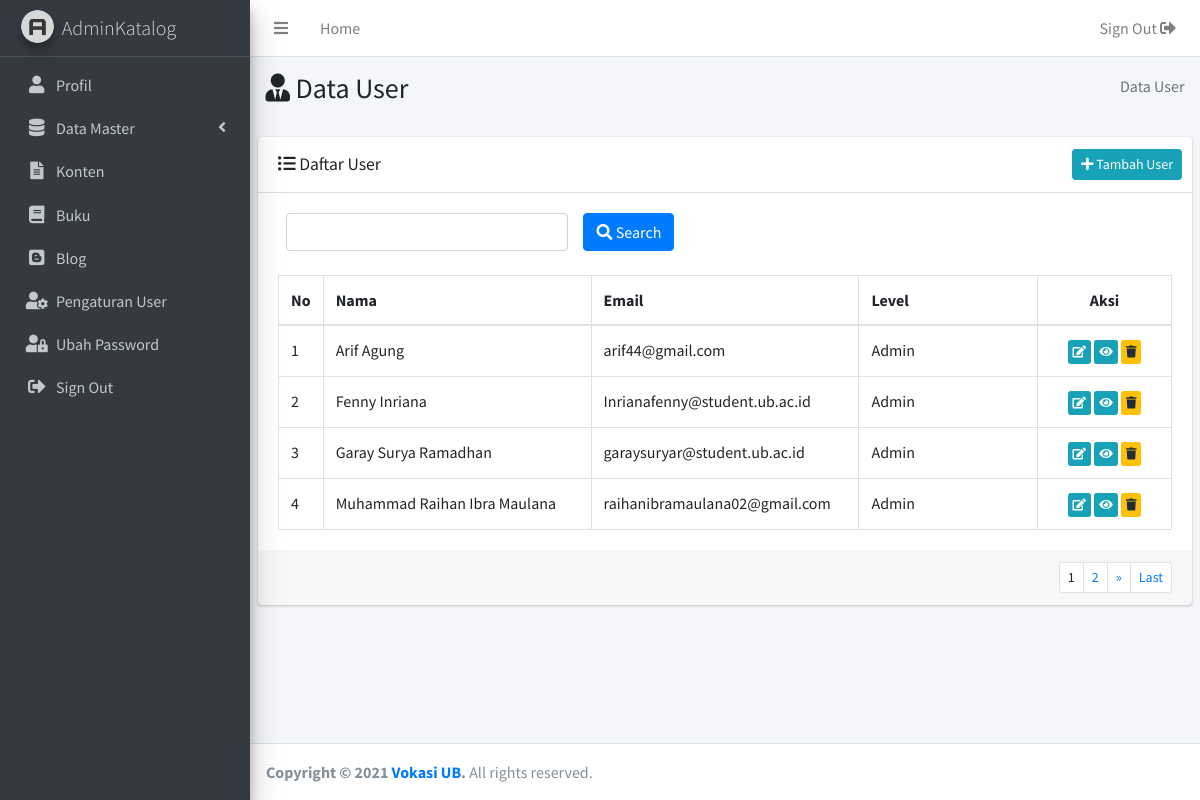
The page /admin/user.php (signed in) on the database its author committed.
### tables this page shows
CREATE TABLE `user` (
  `id_user` int(11) NOT NULL,
  `nama` varchar(100) DEFAULT NULL,
  `email` varchar(50) DEFAULT NULL,
  `username` varchar(30) DEFAULT NULL,
  `password` varchar(150) DEFAULT NULL,
  `level` varchar(30) DEFAULT NULL,
  `foto` varchar(100) DEFAULT NULL
);

### admin/user.php (the view, shortened to what this page needs)
<?php
  include('../koneksi/koneksi.php');
?>
<!DOCTYPE html>
<html>
<head>
<?php include("includes/head.php") ?>
</head>
<body class="hold-transition sidebar-mini layout-fixed">
<div class="wrapper">
<?php include("includes/header.php") ?>
  <?php include("includes/sidebar.php") ?>
  <div class="content-wrapper">
    <section class="content-header">
      <div class="container-fluid">
        <div class="row mb-2">
          <div class="col-sm-6">
            <h3><i class="fas fa-user-tie"></i> Data User</h3>
          </div>
          <div class="col-sm-6">
            <ol class="breadcrumb float-sm-right">
              <li class="breadcrumb-item active"> Data User</li>
            </ol>
          </div>
        </div>
      </div>
    </section>
    <section class="content">
      <div class="card">
        <div class="card-header">
          <h3 class="card-title" style="margin-top:5px;"><i class="fas fa-list-ul"></i> Daftar  User</h3>
          <div class="card-tools">
            <a href="tambahuser.php" class="btn btn-sm btn-info float-right">
            <i class="fas fa-plus"></i> Tambah  User</a>
          </div>
        </div>
        <div class="card-body" style="overflow-x:auto;">
          <div class="col-md-12">
            <form method="" action="">
              <div class="row">
                  <div class="col-md-4 bottom-10">
                    <input type="text" class="form-control" id="kata_kunci" name="katakunci">
                  </div>
                  <div class="col-md-5 bottom-10">
                    <button type="submit" class="btn btn-primary"><i class="fas fa-search"></i> Search</button>
                  </div>
              </div>
            </form>
          </div><br>
            <table class="table table-bordered">
              <thead>
                <tr>
                  <th width="5%">No</th>
                  <th width="30%">Nama</th>
                  <th width="30%">Email</th>
                  <th width="20%">Level</th>
                  <th width="15%"><center>Aksi</center></th>
                </tr>
              </thead>
              <tbody>
                <?php
                $batas = 4;
                if(!isset($_GET['halaman'])){
                     $posisi = 0;
                }else{
                     $halaman = $_GET['halaman'];
                     $posisi = ($halaman-1) * $batas;
                }
                $sql_u = "SELECT `id_user`,`nama`,`email`,`level` FROM `user` ";
                if (isset($_GET["katakunci"])){
                  $katakunci = $_GET["katakunci"];
                }else {
                  $katakunci = "";
                }
                $sql_u .= " where `nama` LIKE '%$katakunci%' or `email` LIKE '%$katakunci%'";
                $sql_u .= " ORDER BY `nama` limit $posisi, $batas";
                $query_u = mysqli_query($koneksi,$sql_u);
                $no = $posisi+1;
                while($data_u = mysqli_fetch_row($query_u)){
                   $id_user = $data_u[0];
                   $nama = $data_u[1];
                   $email = $data_u[2];
                   $level = $data_u[3];
                ?>
                <tr>
                  <td><?php echo $no;?></td>
                  <td><?php echo $nama;?></td>
                  <td><?php echo $email;?></td>
                  <td><?php echo $level;?></td>
                  <td align="center">
                    <a href="edituser.php?data=<?php echo $id_user;?>"
                    class="btn btn-xs btn-info" title="Edit"><i class="fas fa-edit"></i></a>
                    <a href="detailuser.php?data=<?php echo $id_user;?>"
                    class="btn btn-xs btn-info" title="Detail"><i class="fas fa-eye"></i></a>
                    <a href="javascript:if(confirm('Anda yakin ingin menghapus user
                    <?php echo $nama; ?>?'))window.location.href = 'user.php?aksi=hapus&data=
                    <?php echo $id_user;?>&notif=hapusberhasil'" class="btn btn-xs btn-warning">
                    <i class="fas fa-trash" title="Hapus"></i></a>
                  </td>
                </tr>
                <?php $no++;}?>
              </tbody>
            </table>
          </div>
          <?php
            include("includes/pagination.php")
          ?>
        </div>
    </section>
  </div>
  <?php include("includes/footer.php") ?>
</div>
</body>
</html>

### admin/includes/head.php (style rules this page uses)
.card-body { overflow-x:auto; }
tbody tr td { max-width: 500px;white-space: nowrap; overflow: hidden;text-overflow: ellipsis; }

### rows shown on the page
user: nama "Arif Agung", email "arif44@gmail.com", level "Admin"
user: nama "Fenny Inriana", email "Inrianafenny@student.ub.ac.id", level "Admin"
user: nama "Garay Surya Ramadhan", email "garaysuryar@student.ub.ac.id", level "Admin"
user: nama "Muhammad Raihan Ibra Maulana", email "raihanibramaulana02@gmail.com", level "Admin"
